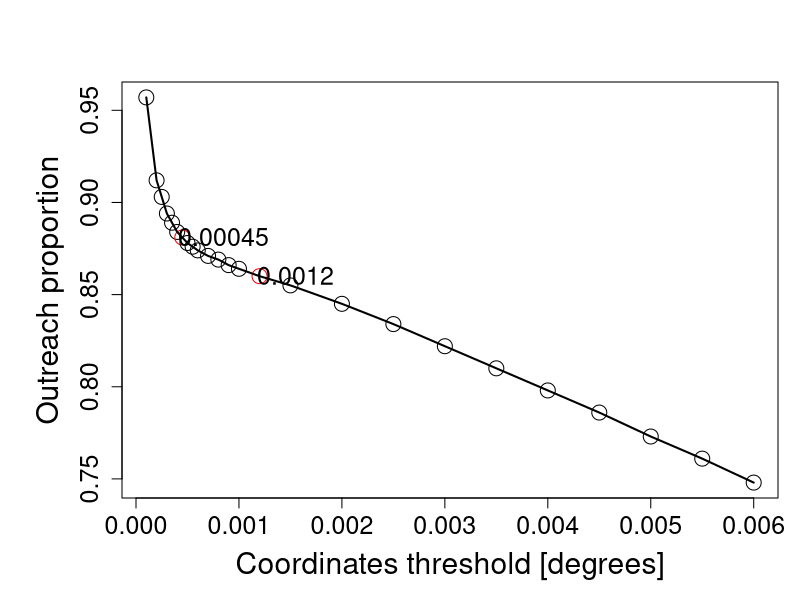

This figure's R source:

buffer <- data.frame(buffer = c(0.0001,0.0002,0.00025,0.0003,0.00035,0.0004,0.00045,0.0005,0.00055,0.0006,0.0007,0.0008,0.0009,0.0010,0.0012,
                                seq(0.0015,0.006,0.0005)),
                     proportion = c(0.957,0.912,0.903,0.894,0.889,0.884,0.881,0.878,0.876,0.874,0.871,0.869,0.866,0.864,0.86,
                                    0.855,0.845,0.834,0.822,0.81,0.798,0.786,0.773,0.761,0.748))

x<-buffer$buffer
y<-buffer$proportion

png(filename="buffer_test_plot.png")
par(mar=c(5,6,4,1)+.1)
plot(x,y, col=ifelse(x %in% c(0.00045,0.0012), 'red', 'black'),
     xlab="Coordinates threshold [degrees]", ylab="Outreach proportion",
     cex.axis = 1.5, cex.lab = 1.8, cex = 2)
lines(x,y, lwd = 2)
text(x[7]+0.0004, y[7]+0.00025, labels=x[7],cex= 1.5)
text(x[15]+0.00035, y[15]+0.00055, labels=x[15],cex= 1.5)


line <- data.frame(buffer =  seq(0.001,0.006,0.0005),
                   proportion=c(0.864,0.855,0.845,0.834,0.822,0.81,0.798,0.786,0.773,0.761,0.748))
lmod <- lm(proportion~buffer,data = line)
predict(lmod,newx=0.0009)

